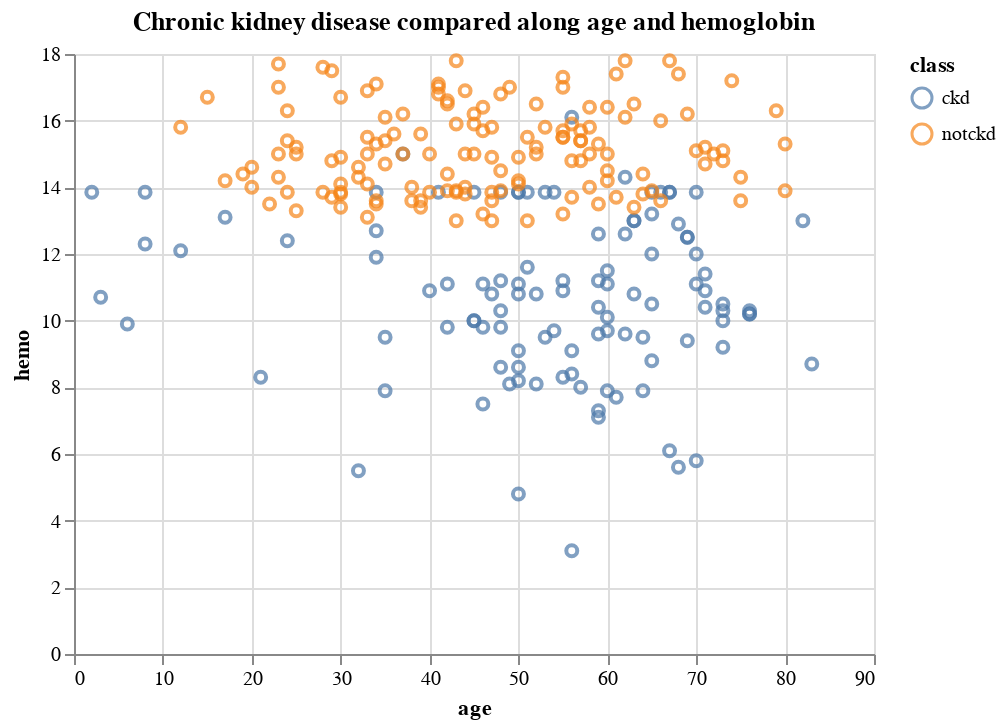

Write notebook code for a chart like this one.
### Markdown cell above
This graph was chosen specifically because there doesn't seem to be any obvious trends and the data seems to be more or less distributed pretty evenly across the graph. As this isn't the most interesting of graphs now, it would be interesting to see if adding another variable provides more information.

#### 3.D Trivariant visulisations <a name = 'Trivariantvisulisations'></a>

This first visulisation we will look at is the `Hemoglobin vs packed cell volume` graph where the with the taget value as the third variable.

### Code cell
alt.Chart(data_clean, title = 'Chronic kidney disease compared along age and hemoglobin' ).mark_point().encode(
    x='age:Q',
    y='hemo:Q',
    color='class:N',
    tooltip=['Name:N', 'url:N']
)

### Figure 1 — Vega-Lite specification as saved in the notebook (floating-point values rounded to 4 significant figures; data arrays with more than 128 entries replaced by an {"elided": "..."} marker saying what was removed)
{"config": {"view": {"continuousWidth": 400, "continuousHeight": 300}}, "data": {"name": "data-23ab5fbbb8473b892a91b29fa85a1421"}, "mark": "point", "encoding": {"color": {"type": "nominal", "field": "class"}, "tooltip": [{"type": "nominal", "field": "Name"}, {"type": "nominal", "field": "url"}], "x": {"type": "quantitative", "field": "age"}, "y": {"type": "quantitative", "field": "hemo"}}, "title": "Chronic kidney disease compared along age and hemoglobin", "$schema": "https://vega.github.io/schema/vega-lite/v4.8.1.json", "datasets": {"data-23ab5fbbb8473b892a91b29fa85a1421": {"elided": "248 records"}}}
